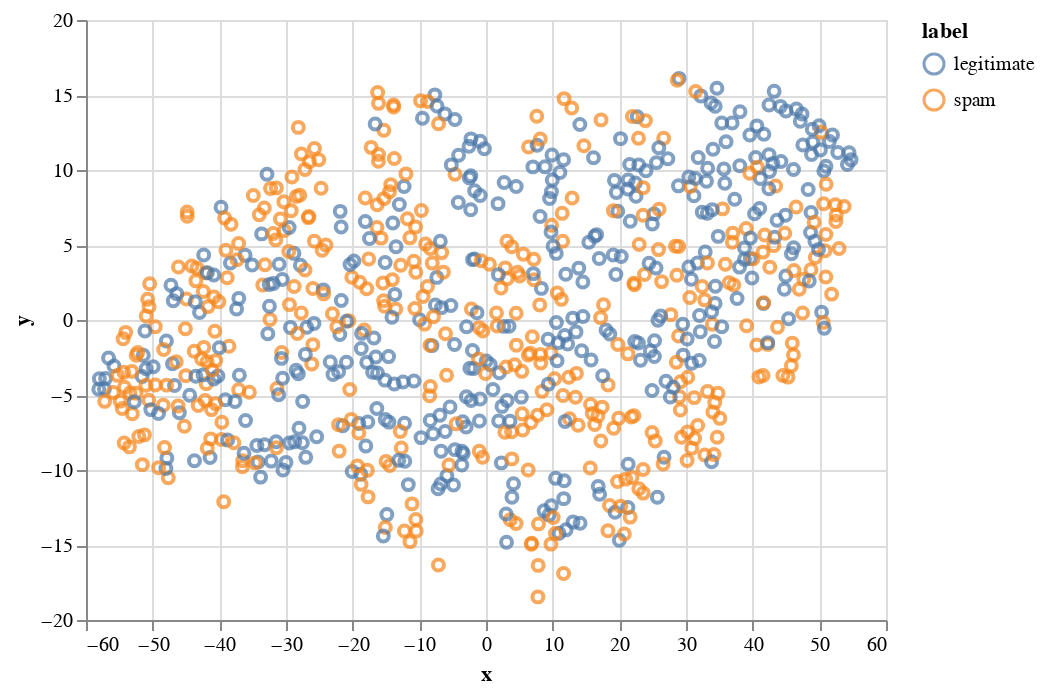

The cell this chart's notebook holds for it:
### Markdown cell above
Zoom and pan to examine that plot more closely, if you haven't already.  Surprisingly, there is still some structure to our data, but the boundary between the classes is awfully large (and fuzzy).  Just to be sure, we could try using t-SNE to visualize these data as well.

### Code cell
np.random.seed(0xc0ffee)
plot.plot_tsne(data, "text", func=count_frequency, tsne_sample=800, x="x", y="y", color="label")

### Figure 1 — Vega-Lite specification as saved in the notebook (floating-point values rounded to 4 significant figures; data arrays with more than 128 entries replaced by an {"elided": "..."} marker saying what was removed)
{"config": {"view": {"continuousWidth": 400, "continuousHeight": 300}}, "data": {"name": "data-579fb759f88af9ca1b89f1b4ea7d0a3a"}, "mark": "point", "encoding": {"color": {"type": "nominal", "field": "label"}, "x": {"type": "quantitative", "field": "x"}, "y": {"type": "quantitative", "field": "y"}}, "selection": {"selector002": {"type": "interval", "bind": "scales", "encodings": ["x", "y"]}}, "$schema": "https://vega.github.io/schema/vega-lite/v4.8.1.json", "datasets": {"data-579fb759f88af9ca1b89f1b4ea7d0a3a": {"elided": "800 records"}}}
